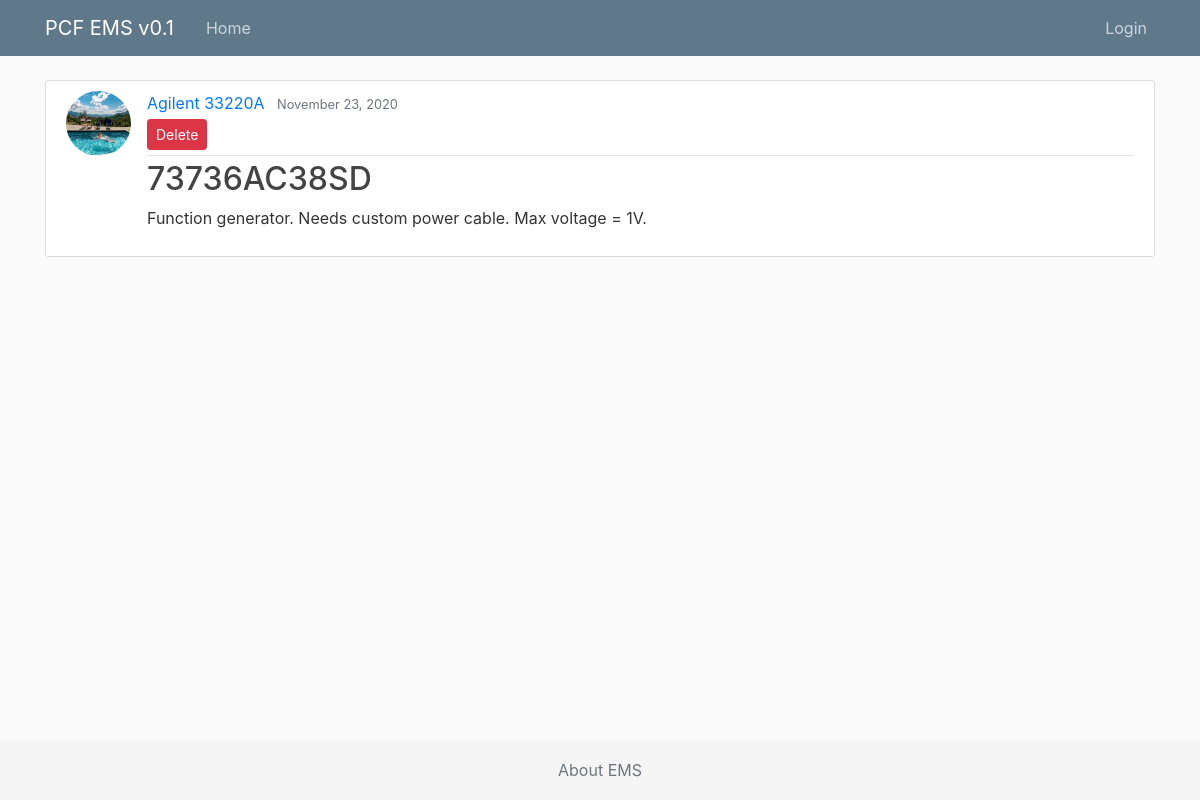
Screenshot of /item/1/ with the database file from the repository.
### ems/models.py (models this page shows, shortened)
class Item(models.Model):  # inherit from models, all fields below
    brand = models.CharField(max_length=100)
    model = models.CharField(max_length=100)
    serial = models.CharField(max_length=100, null=True, blank=True)
    category = models.ForeignKey(Category, on_delete=models.SET_DEFAULT, default='uncategorized')  # TODO make selectbox
    description = models.TextField()  # longer than CharField, unrestricted text.
    purchased_by = models.ForeignKey(User, on_delete=models.SET_NULL, null=True, blank=True, related_name="purchaseduser", limit_choices_to={'is_superuser': False})  # TODO make selectbox of users
    purchased_on = models.DateField(default="", null=True, blank=True)  # TODO not now
    purchased_price = models.DecimalField(decimal_places=2, max_digits=10, null=True, blank=True)
    storage_location = models.ForeignKey(Cabinet, on_delete=models.SET_NULL, default="", null=True, blank=True)  # TODO make different model for storage locations
    added_by = models.ForeignKey(User, on_delete=models.SET_NULL, null=True,
                                 related_name="addeduser", limit_choices_to={'is_superuser': False})  # related_name is needed since the reverse releationship (user->item, which we don't need at at all) needs a unique name. TODO make selectbox of users
    updated_by = models.ForeignKey(User, on_delete=models.SET_NULL, null=True,
                                 related_name="updateduser", limit_choices_to={'is_superuser': False})
    added_on = models.DateTimeField(default=timezone.now)
    last_scanned = models.DateTimeField(default=timezone.now, null=True, blank=True)  # TODO link to model
    status = models.BooleanField(default=False) #false is in storage, true is in use
    location = models.ForeignKey(Setup, on_delete=models.SET_NULL, null=True) # TODO current location is now ALWAYS a setup, should also be possible to be storage
    user = models.ForeignKey(User, on_delete=models.SET_NULL, null=True, blank=True, related_name="itemuser", limit_choices_to={'is_superuser': False})
    date_inuse = models.DateField(null=True, blank=True) #TODO only show when editing item
    date_return = models.DateField(null=True, blank=True) #TODO only show when editing item
    flag = models.ForeignKey(Flag, on_delete=models.SET_NULL, null=True, blank=True) #TODO only show when editing item
    image = models.ImageField(default='default.png', upload_to='item_pics')

### ems/views.py (the view)
# urls.py: path('item/<int:pk>/', ItemDetailView.as_view(), name='item-detail'),  # pk is primary key.
class ItemDetailView(DetailView):
   model = Item

### ems/templates/ems/item_detail.html (shortened to what this page needs)
{% extends "ems/base.html" %}
{% block content %}
   <article class="media content-section">
       <img class="rounded-circle article-img" src="{{ object.image.url }}">
     <div class="media-body">
       <div class="article-metadata">
         <a class="mr-2" href="#">{{ object.brand }} {{ object.model }}</a>
         <small class="text-muted">{{ object.added_on|date:"F d, Y" }}</small>
               <div>
                   <a class="btn btn-danger btn-sm mt-1 mb-1" href="{% url  'item-delete' object.id %}">Delete</a>
               </div>
       </div>
       <h2 class="article-title">{{ object.serial }}</h2>
       <p class="article-content">{{ object.description }}</p>
     </div>
   </article>
{% endblock content %}

### ems/static/ems/main.css (style rules this page uses)
body { background: #fafafa; color: #333333; margin-top: 5rem; }
h1, h2, h3, h4, h5, h6 { color: #444444; }
.content-section { background: #ffffff; padding: 10px 20px; border: 1px solid #dddddd; border-radius: 3px; margin-bottom: 20px; }
.article-title { color: #444444; }
.article-content { white-space: pre-line; }
.article-img { height: 65px; width: 65px; margin-right: 16px; }
.article-metadata { padding-bottom: 1px; margin-bottom: 4px; border-bottom: 1px solid #e3e3e3 }
html { position: relative; min-height: 100%; }
body { margin-bottom: 60px; }

### rows the page displays
Item: image (picture), brand "Agilent", model "33220A", added_on "November 23, 2020", serial "73736AC38SD", description "Function generator. Needs custom power cable. Max voltage = 1V."
